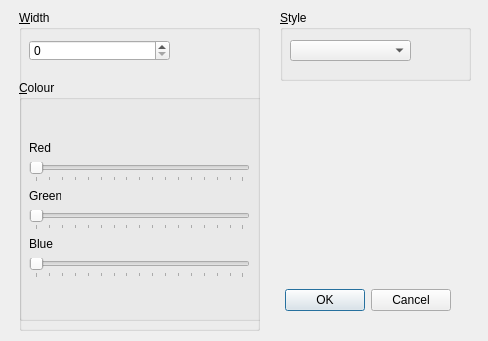
<?xml version="1.0" encoding="UTF-8"?>
<ui version="4.0">
 <class>Dialog</class>
 <widget class="QDialog" name="Dialog">
  <property name="geometry">
   <rect>
    <x>0</x>
    <y>0</y>
    <width>488</width>
    <height>341</height>
   </rect>
  </property>
  <property name="windowTitle">
   <string>Dialog</string>
  </property>
  <widget class="QDialogButtonBox" name="buttonBox">
   <property name="geometry">
    <rect>
     <x>280</x>
     <y>280</y>
     <width>171</width>
     <height>41</height>
    </rect>
   </property>
   <property name="orientation">
    <enum>Qt::Horizontal</enum>
   </property>
   <property name="standardButtons">
    <set>QDialogButtonBox::Cancel|QDialogButtonBox::Ok</set>
   </property>
  </widget>
  <widget class="QGroupBox" name="groupBox_Style">
   <property name="geometry">
    <rect>
     <x>280</x>
     <y>10</y>
     <width>191</width>
     <height>71</height>
    </rect>
   </property>
   <property name="title">
    <string>&amp;Style</string>
   </property>
   <widget class="QComboBox" name="comboBox_Style">
    <property name="geometry">
     <rect>
      <x>10</x>
      <y>30</y>
      <width>121</width>
      <height>21</height>
     </rect>
    </property>
   </widget>
  </widget>
  <widget class="Pattern" name="widget_Sample" native="true">
   <property name="geometry">
    <rect>
     <x>279</x>
     <y>109</y>
     <width>191</width>
     <height>151</height>
    </rect>
   </property>
  </widget>
  <widget class="QWidget" name="layoutWidget">
   <property name="geometry">
    <rect>
     <x>19</x>
     <y>10</y>
     <width>241</width>
     <height>321</height>
    </rect>
   </property>
   <layout class="QVBoxLayout" name="verticalLayout">
    <item>
     <widget class="QGroupBox" name="groupBox_Width">
      <property name="title">
       <string>&amp;Width</string>
      </property>
      <widget class="QSpinBox" name="spinBox_Width">
       <property name="geometry">
        <rect>
         <x>10</x>
         <y>30</y>
         <width>141</width>
         <height>21</height>
        </rect>
       </property>
      </widget>
      <widget class="QGroupBox" name="groupBox_Colour">
       <property name="geometry">
        <rect>
         <x>0</x>
         <y>70</y>
         <width>251</width>
         <height>241</height>
        </rect>
       </property>
       <property name="title">
        <string>&amp;Colour</string>
       </property>
       <widget class="QWidget" name="layoutWidget">
        <property name="geometry">
         <rect>
          <x>10</x>
          <y>60</y>
          <width>221</width>
          <height>141</height>
         </rect>
        </property>
        <layout class="QVBoxLayout" name="verticalLayout_2">
         <item>
          <widget class="QLabel" name="label_Red">
           <property name="maximumSize">
            <size>
             <width>32</width>
             <height>16</height>
            </size>
           </property>
           <property name="text">
            <string>Red</string>
           </property>
          </widget>
         </item>
         <item>
          <widget class="QSlider" name="slider_Red">
           <property name="maximum">
            <number>255</number>
           </property>
           <property name="singleStep">
            <number>5</number>
           </property>
           <property name="orientation">
            <enum>Qt::Horizontal</enum>
           </property>
           <property name="tickPosition">
            <enum>QSlider::TicksBelow</enum>
           </property>
           <property name="tickInterval">
            <number>16</number>
           </property>
          </widget>
         </item>
         <item>
          <widget class="QLabel" name="label_Green">
           <property name="maximumSize">
            <size>
             <width>32</width>
             <height>16</height>
            </size>
           </property>
           <property name="text">
            <string>Green</string>
           </property>
          </widget>
         </item>
         <item>
          <widget class="QSlider" name="slider_Green">
           <property name="maximum">
            <number>255</number>
           </property>
           <property name="singleStep">
            <number>5</number>
           </property>
           <property name="orientation">
            <enum>Qt::Horizontal</enum>
           </property>
           <property name="tickPosition">
            <enum>QSlider::TicksBelow</enum>
           </property>
           <property name="tickInterval">
            <number>16</number>
           </property>
          </widget>
         </item>
         <item>
          <widget class="QLabel" name="label_Blue">
           <property name="maximumSize">
            <size>
             <width>32</width>
             <height>16</height>
            </size>
           </property>
           <property name="text">
            <string>Blue</string>
           </property>
          </widget>
         </item>
         <item>
          <widget class="QSlider" name="slider_Blue">
           <property name="maximum">
            <number>255</number>
           </property>
           <property name="singleStep">
            <number>5</number>
           </property>
           <property name="orientation">
            <enum>Qt::Horizontal</enum>
           </property>
           <property name="tickPosition">
            <enum>QSlider::TicksBelow</enum>
           </property>
           <property name="tickInterval">
            <number>16</number>
           </property>
          </widget>
         </item>
        </layout>
       </widget>
      </widget>
     </widget>
    </item>
   </layout>
  </widget>
 </widget>
 <customwidgets>
  <customwidget>
   <class>Pattern</class>
   <extends>QWidget</extends>
   <header>pattern.h</header>
   <container>1</container>
  </customwidget>
 </customwidgets>
 <resources/>
 <connections>
  <connection>
   <sender>buttonBox</sender>
   <signal>accepted()</signal>
   <receiver>Dialog</receiver>
   <slot>accept()</slot>
   <hints>
    <hint type="sourcelabel">
     <x>248</x>
     <y>254</y>
    </hint>
    <hint type="destinationlabel">
     <x>157</x>
     <y>274</y>
    </hint>
   </hints>
  </connection>
  <connection>
   <sender>buttonBox</sender>
   <signal>rejected()</signal>
   <receiver>Dialog</receiver>
   <slot>reject()</slot>
   <hints>
    <hint type="sourcelabel">
     <x>316</x>
     <y>260</y>
    </hint>
    <hint type="destinationlabel">
     <x>286</x>
     <y>274</y>
    </hint>
   </hints>
  </connection>
 </connections>
</ui>
